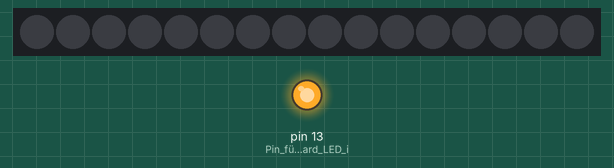
A sketch run on a simulated Arduino Uno, built with avr-gcc and run on an emulated ATmega328P. On the bench: 16 RGB LEDs in strip order, left to right, output pins drawn as LEDs (lit = HIGH). Dim RGB values are drawn brighter than linear.

Above: at 0.1 s.
At 1.1 s:
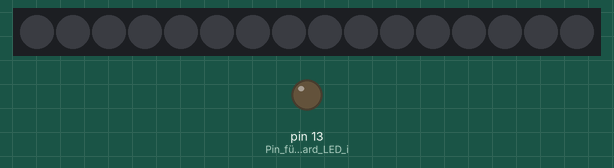
At 2.61 s:
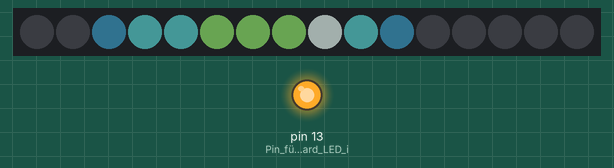
At 3.12 s:
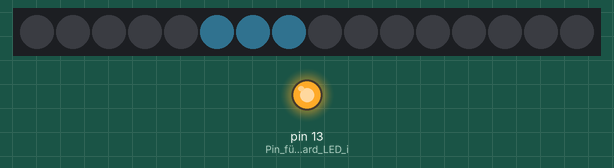
Timing chart, 0 to 31.6 s (numbered marks = the images above):
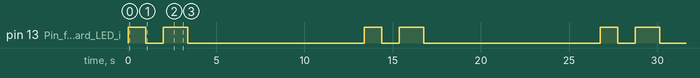

Measured:
- by itself, pin 13 (Pin_für_die_OnBoard_LED_i): repeats every 13.4 s: LOW 1.0 s, HIGH 1.4 s, LOW 10.0 s, HIGH 1.0 s
- by itself, everything shown: repeats every 13.4 s, in 18 steps

The sketch:

DE4KAL_Pixelhelden_Enderauge.ino.ino
```cpp
/*
  Pixelhelden von Vincent Stallbaum, DL6II
  Entwickelt für die jugendgruppe von IGEL e.V. und DARC e.V. OV G11 Leverkusen

  Mit diesem Programm können Pixelgrafiken zum Lightpainten erzeugt werden.
  Die Ausgabe erfolgt auf einem beliebigen NeoPixel LED's.
  Der Beispielcode geht von einem 16 Pixel langem RGBW Stripe aus.

  Weitergabe und Weiterentwicklungen sind herzlich willkommen
  Kontakt: dl6ii@vsas.de
*/

#include <LiquidCrystal.h>
#include <Adafruit_NeoPixel.h>

#define NEOPIN 0                        // Pin von dem die Neopixels ihre Daten bekommen
#define NUMPIXELS 16                    // Anzahl der LEDs

//LiquidCrystal lcd(9,8,7,6,5,4);       // Pins vom LCD Display, nur zum Debugging gedacht
Adafruit_NeoPixel strip = Adafruit_NeoPixel(NUMPIXELS, NEOPIN, NEO_GRBW + NEO_KHZ800);  // Hier wird definiert was für eine Sorte von "Neopixel"-LED's wir ansteuern und an welchem Pin.

uint32_t a = strip.Color(  25,  54,  63,   0);         //(Rot, Grün, Blau, Weiß)
uint32_t b = strip.Color(  45,  93,  94,   0);         //(Rot, Grün, Blau, Weiß)
uint32_t c = strip.Color( 103, 160,  83,   0);         //(Rot, Grün, Blau, Weiß)
uint32_t d = strip.Color( 211, 230, 223,   0);         //(Rot, Grün, Blau, Weiß)
uint32_t e = strip.Color( 143, 184, 147,   0);         //(Rot, Grün, Blau, Weiß)
uint32_t f = strip.Color(  84, 137, 122,   0);         //(Rot, Grün, Blau, Weiß)
uint32_t g = strip.Color( 151, 209, 107,   0);         //(Rot, Grün, Blau, Weiß)
uint32_t h = strip.Color(   0,  14,   5,   1);         //(Rot, Grün, Blau, Weiß)
uint32_t z = strip.Color(   0,   0,   0,   0);         //(Rot, Grün, Blau, Weiß)

uint32_t ausgabe[16][17] = {
       /* 0, 1, 2, 3, 4, 5, 6, 7, 8, 9,10,11,12,13,14,15,16 */
  /* 0*/{ 0, 0, 0, 0, 0, a, a, a, 0, 0, 0, 0, 0, 0, 0, 0, 0},
  /* 1*/{ 0, 0, 0, a, a, b, f, b, a, a, 0, 0, 0, 0, 0, 0, 0},
  /* 2*/{ 0, 0, a, b, f, c, c, c, f, b, a, 0, 0, 0, 0, 0, 0},
  /* 3*/{ 0, a, b, f, d, e, g, c, c, f, b, a, 0, 0, 0, 0, 0},
  /* 4*/{ 0, a, b, d, e, g, h, g, c, d, b, a, 0, 0, 0, 0, 0},
  /* 5*/{ a, b, c, e, g, h, z, h, g, c, c, b, a, 0, 0, 0, 0},
  /* 6*/{ a, b, c, g, g, h, z, h, g, g, c, b, a, 0, 0, 0, 0},
  /* 7*/{ a, b, c, c, g, h, z, h, g, c, c, b, a, 0, 0, 0, 0},
  /* 8*/{ 0, a, d, c, c, g, h, g, c, e, f, a, 0, 0, 0, 0, 0},
  /* 9*/{ 0, a, b, d, c, c, g, c, e, d, b, a, 0, 0, 0, 0, 0},
  /*10*/{ 0, 0, a, b, f, c, c, c, f, b, a, 0, 0, 0, 0, 0, 0},
  /*11*/{ 0, 0, 0, a, a, b, f, b, a, a, 0, 0, 0, 0, 0, 0, 0},
  /*12*/{ 0, 0, 0, 0, 0, a, a, a, 0, 0, 0, 0, 0, 0, 0, 0, 0},
  /*13*/{ 0, 0, 0, 0, 0, 0, 0, 0, 0, 0, 0, 0, 0, 0, 0, 0, 0},
  /*14*/{ 0, 0, 0, 0, 0, 0, 0, 0, 0, 0, 0, 0, 0, 0, 0, 0, 0},
  /*15*/{ 0, 0, 0, 0, 0, 0, 0, 0, 0, 0, 0, 0, 0, 0, 0, 0, 0},
       /* 0, 1, 2, 3, 4, 5, 6, 7, 8, 9,10,11,12,13,14,15,16 */
};

const int NUMSPALTEN = 17;      // Anzahl der Spalten
int countdown = 10000;          // Zeit bis die Animation startet
int geschwindigkeit = 50;       // Abspielgeschwindigkeit
int pixel;                      // Adresse des anzusteuernden Pixels
int spalte;                     // Adresse der anzusteuernden Spalte
int i;                          // Zähler


void setup()  {                 // Das "setup" ist ein Programm dass der Arduino nach dem Einschalten einmal durchläuft
  strip.begin();                // LED Streifen wird initialisiert
  strip.setBrightness(60);      // LED Streifen wird in der Helligkeit gedrosselt
  strip.show();                 // LED Variablen werden ausgegeben. Diese stehen noch auf 0, also wird erstmal alles ausgeschaltet
  //  lcd.begin(16,2);            // Display zum Debuggen initialisieren
  //  lcd.setCursor(0,0);
  pinMode(LED_BUILTIN, OUTPUT); // Pin für die OnBoard LED initialisieren
}


void loop()  {                       // Das "void" ist ein Programm dass der Arduino nach dem Einschalten unendlich oft durchläuft
  // Dieser Timer zeigt Euch wann ihr mit der Bewegung des LED Stabs anfangen könnt
  digitalWrite(LED_BUILTIN, HIGH);   // schaltet eine Gelbe LED auf dem Arduino Board an
  delay(1000);                       // eine Sekunde warten
  digitalWrite(LED_BUILTIN, LOW);    // LED aus
  delay(1000);                       // eine Sekunde warten
  digitalWrite(LED_BUILTIN, HIGH);   // LED an
  delay(geschwindigkeit * 10);       // Kurz je nach Ablaufgeschwindigkeit warten


  for (spalte = 0; spalte < NUMSPALTEN; spalte++) {           // Wir beginnen mit Spalte 0, zählen bei jedem Durchgang 1 dazu und durchlaufen die Schleife bis wir die Konstante "NUMSPALTEN" erreicht haben
    for (pixel = 0; pixel < NUMPIXELS; pixel++) {             // Innerhalb der aktuellen Spalte beginnen wir jeweils mit Pixel 0, zählen bei jedem Durchgang 1 dazu und durchlaufen die Schleife bis wir die Konstante "NUMPIXELS" erreicht haben
      strip.setPixelColor(pixel, ausgabe[pixel][spalte]);     // Aus unserem 2D-Array übergeben wir den hinterlegten Farbcode an die NeoPixel-Funktion
      /*                                                            // Hiermit lässt sich der ganze Prozess extrem verlangsamen und am LDC Display beobachten
            lcd.setCursor(0,0);                   // Curser auf Zeichen 0 in der Reihe 0 setzen
            lcd.print("Pixl:");                   // "Pixl:" ausgeben
            if (pixel < 10) lcd.print("0");       // 0 in der Ausgabe ergänzen, falls die Pixeladresse einstellig ist
            lcd.print(pixel);                     // Adresse des gerade geschriebenen Pixels ausgeben
            lcd.setCursor(7,0);                   // Curser auf Zeichen 7 in der Reihe 0 setzen
            lcd.print(" Clmn:");                  // "Clmn:" ausgeben, gemeint ist Column, also Spalte
            if (spalte < 10) lcd.print("0");      // 0 in der Ausgabe ergänzen, falls die Spaltenadresse einstellig ist
            lcd.print(spalte);                    // Adresse der gerade im Aufbau befindlichen Spalte ausgeben
            lcd.setCursor(0,1);                   // Curser auf Zeichen 0 in der Reihe 1 setzen
            lcd.print("Farbe:          ");        // "Farbe:" ausgeben und alle danach kommenden Stellen mit Leerzeichen überschreiben
            lcd.setCursor(6,1);                   // Curser auf Zeichen 6 in der Reihe 1 setzen
            lcd.print(ausgabe[spalte][pixel]);    // Ausgabe des Farbcodes so wie er aus dem uint32_t 2D-Array an die NeoPixel-Funktion übergeben wird
            delay(150);                           // Verzögern der Schleife mit wir überhaupt eine Chance haben zu sehen was am Display bzw. im Programm passiert
      */
    }
    strip.show();                                             // Ausgabe einer kompletten Spalte über die NeoPixel Funktion
    delay(geschwindigkeit);                                   // Verzögerug, also Leuchtdauer, bis die nächsten Reihe angezeigt wird
  }

  for (i = 0; i < NUMPIXELS; i++) {                           // Nachdem alle Reihen ausgegeben wurden schalten wir den LED Stripe wieder aus
    strip.setPixelColor(i, 0, 0, 0, 0);                       // Dazu übergeben wir den Farbcode 0,0,0,0 an die NeoPixel-Funktion für alle Pixel von 0 bis 17
  }
  strip.show();                                               // Ausgabe der Spalte über die NeoPixel Funktion
  digitalWrite(LED_BUILTIN, LOW);                             // Ausschalten der OnBoard LED
  delay(countdown);                                           // Eine Zeit lang warten bis die Animation erneut startet


}
```
